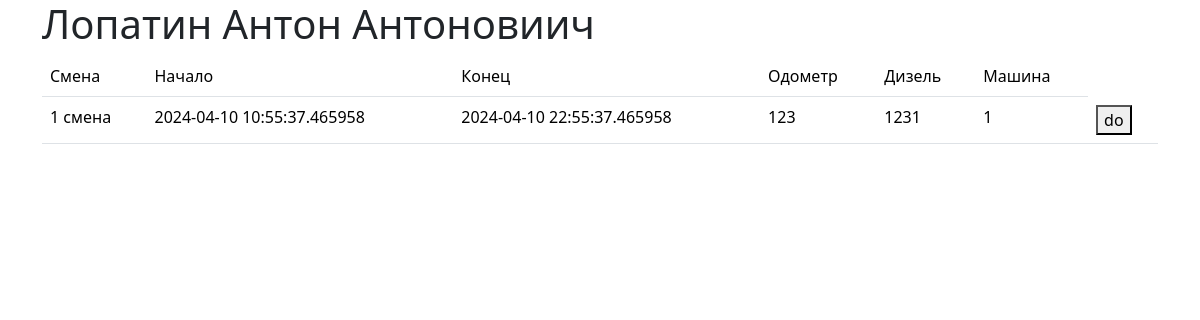
The app's page /user/key2 with its own data.
### models.py (models this page shows, shortened)
class Shifts(db.Model):
    __tablename__ = "Shifts"
    id = db.Column(db.Integer, primary_key=True, autoincrement=True)
    type = db.Column(db.String(300), nullable=False)
    date_started = db.Column(db.DateTime, default=datetime.utcnow)
    date_ended = db.Column(db.DateTime,  nullable=True, default=lambda: datetime.utcnow() + timedelta(hours=12))
    odometer = db.Column(db.Integer, nullable=False)
    diesel = db.Column(db.Integer, nullable=False)
    employer_id = db.Column(db.Integer, db.ForeignKey('Workers.id'))
    vehicle_id = db.Column(db.Integer, db.ForeignKey('Vehicles.id'))

### routes.py (the view)
@app.route('/user/<key>', methods=['POST', 'GET'])
def worker_shifts(key):
    if request.method == 'POST':
        return redirect(url_for('new_shift', key=key))
    else:
        worker = Workers.query.filter_by(key=key).first()
        if worker is None:
            return "Пользователь не найден"
        else:
            shifts = Shifts.query.filter(Shifts.employer_id == worker.id, Shifts.date_ended > datetime.now()).all()
            return render_template('user.html', worker=worker, shifts=shifts)

### templates/user.html (shortened to what this page needs)
{% extends 'base.html' %}
{% block body %}
<h1>{{ worker.last_name }} {{ worker.first_name }} {{ worker.surname }}</h1>
{% if shifts %}
    <table class="table">
        <tr>
                <td>Смена</td>
                <td>Начало</td>
                <td>Конец</td>
                <td>Одометр</td>
                <td>Дизель</td>
                <td>Машина</td>
        </tr>
        {% for shift in shifts %}
            <tr>
                <td>{{ shift.type }}</td>
                <td>{{ shift.date_started }}</td>
                <td>{{ shift.date_ended }}</td>
                <td>{{ shift.odometer }}</td>
                <td>{{ shift.diesel }}</td>
                <td>{{ shift.vehicle_id }}</td>
                <td>
                    <form method="POST" action="/download/{{ shift.id }}">
                        <button type="submit">do</button>
                    </form>
                </td>
            </tr>
        {% endfor %}
    </table>
{% else %}
    <p>У вас нет открытых путевых листов</p>
    <form method="GET" action="/user/{{ worker.key }}/new_shift">
    <button type="submit">Открыть смену</button>
    </form>
{% endif %}
{% endblock %}

### records on screen
Shifts: type "1 смена", date_started "2024-04-10 10:55:37.465958", date_ended "2024-04-10 22:55:37.465958", odometer "123", diesel "1231", vehicle_id "1"
